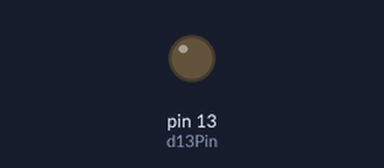
Simulated run of this sketch. Board: Arduino Uno, built with avr-gcc and run on an emulated ATmega328P. Parts: output pins drawn as LEDs (lit = HIGH).

Above: at 1.7 s.
At 6.7 s:
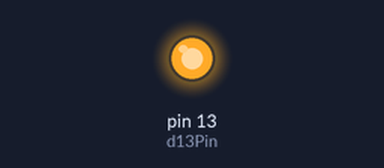
Timing chart, 0 to 11.0 s (numbered marks = the images above):
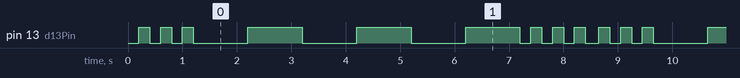

The sketch:

sos.ino
```cpp
int d13Pin = 13;

void setup() {
  pinMode(d13Pin, OUTPUT);
}

void loop() {
  flashAtRate(200);
  flashAtRate(1000);
  flashAtRate(200);
  delay(50);
}

void flashAtRate(int rate) {
  delay(rate);
  digitalWrite(d13Pin, HIGH);
  delay(rate);
  digitalWrite(d13Pin, LOW);
  delay(rate);
  digitalWrite(d13Pin, HIGH);
  delay(rate);
  digitalWrite(d13Pin, LOW);
  delay(rate);
  digitalWrite(d13Pin, HIGH);
  delay(rate);
  digitalWrite(d13Pin, LOW);
}
```

Measured:
- by itself, pin 13 (d13Pin): repeats every 8.5 s: 2 × (LOW 0.20 s, HIGH 0.20 s), 3 × (LOW 1.0 s, HIGH 1.0 s), 3 × (LOW 0.20 s, HIGH 0.20 s), LOW 0.25 s, HIGH 0.20 s
- by itself, everything shown: repeats every 8.5 s, in 18 steps
